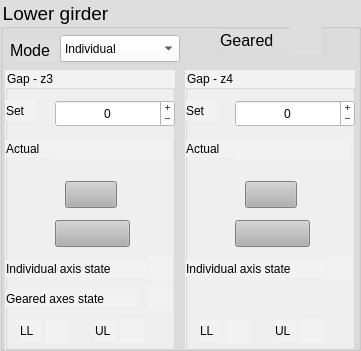
     <widget class="TaurusGroupBox" name="taurusGroupBox_8">
      <property name="geometry">
       <rect>
        <x>380</x>
        <y>10</y>
        <width>361</width>
        <height>351</height>
       </rect>
      </property>
      <property name="font">
       <font>
        <pointsize>14</pointsize>
       </font>
      </property>
      <property name="styleSheet">
       <string notr="true">background-color: rgb(222, 222, 222);</string>
      </property>
      <property name="title">
       <string>Lower girder</string>
      </property>
      <widget class="TaurusGroupBox" name="taurusGroupBox_9">
       <property name="geometry">
        <rect>
         <x>5</x>
         <y>70</y>
         <width>170</width>
         <height>280</height>
        </rect>
       </property>
       <property name="styleSheet">
        <string notr="true">background-color: rgb(242, 242, 242);</string>
       </property>
       <property name="title">
        <string>Gap - z3</string>
       </property>
       <widget class="QSpinBox" name="refPosC">
        <property name="geometry">
         <rect>
          <x>50</x>
          <y>30</y>
          <width>120</width>
          <height>27</height>
         </rect>
        </property>
        <property name="styleSheet">
         <string notr="true">background-color: rgb(255, 255, 255);
color: rgb(0, 0, 0);</string>
        </property>
        <property name="alignment">
         <set>Qt::AlignCenter</set>
        </property>
        <property name="buttonSymbols">
         <enum>QAbstractSpinBox::PlusMinus</enum>
        </property>
        <property name="minimum">
         <number>-99999</number>
        </property>
        <property name="maximum">
         <number>99999</number>
        </property>
       </widget>
       <widget class="QLabel" name="label_32">
        <property name="geometry">
         <rect>
          <x>1</x>
          <y>30</y>
          <width>31</width>
          <height>21</height>
         </rect>
        </property>
        <property name="text">
         <string>Set</string>
        </property>
       </widget>
       <widget class="QLabel" name="label_33">
        <property name="geometry">
         <rect>
          <x>1</x>
          <y>70</y>
          <width>67</width>
          <height>17</height>
         </rect>
        </property>
        <property name="text">
         <string>Actual</string>
        </property>
       </widget>
       <widget class="TaurusLabel" name="mPosC">
        <property name="geometry">
         <rect>
          <x>50</x>
          <y>70</y>
          <width>115</width>
          <height>20</height>
         </rect>
        </property>
        <property name="alignment">
         <set>Qt::AlignRight|Qt::AlignTrailing|Qt::AlignVCenter</set>
        </property>
        <property name="model">
         <string>$gapz3/position</string>
        </property>
        <property name="suffixText">
         <string> um</string>
        </property>
       </widget>
       <widget class="TaurusCommandButton" name="btnGoC">
        <property name="geometry">
         <rect>
          <x>60</x>
          <y>111</y>
          <width>52</width>
          <height>27</height>
         </rect>
        </property>
        <property name="styleSheet">
         <string notr="true">background-color: rgb(177, 177, 177);</string>
        </property>
        <property name="CustomText">
         <string>Go</string>
        </property>
       </widget>
       <widget class="TaurusCommandButton" name="taurusCommandButton_8">
        <property name="geometry">
         <rect>
          <x>50</x>
          <y>150</y>
          <width>75</width>
          <height>27</height>
         </rect>
        </property>
        <property name="styleSheet">
         <string notr="true">background-color: rgb(177, 177, 177);</string>
        </property>
        <property name="Model">
         <string>$gapz3</string>
        </property>
        <property name="Command">
         <string>Stop</string>
        </property>
        <property name="CustomText">
         <string>Stop</string>
        </property>
       </widget>
       <widget class="QLabel" name="label_34">
        <property name="geometry">
         <rect>
          <x>1</x>
          <y>190</y>
          <width>141</width>
          <height>17</height>
         </rect>
        </property>
        <property name="text">
         <string>Individual axis state</string>
        </property>
       </widget>
       <widget class="TaurusLed" name="taurusLed_10">
        <property name="geometry">
         <rect>
          <x>143</x>
          <y>186</y>
          <width>24</width>
          <height>24</height>
         </rect>
        </property>
        <property name="model">
         <string>$gapz3/State</string>
        </property>
       </widget>
       <widget class="QLabel" name="label_35">
        <property name="geometry">
         <rect>
          <x>1</x>
          <y>220</y>
          <width>131</width>
          <height>17</height>
         </rect>
        </property>
        <property name="text">
         <string>Geared axes state</string>
        </property>
       </widget>
       <widget class="TaurusLed" name="taurusLed_11">
        <property name="geometry">
         <rect>
          <x>143</x>
          <y>216</y>
          <width>24</width>
          <height>24</height>
         </rect>
        </property>
        <property name="model">
         <string>$gearLow/State</string>
        </property>
       </widget>
       <widget class="TaurusLed" name="taurusLed_12">
        <property name="geometry">
         <rect>
          <x>40</x>
          <y>250</y>
          <width>24</width>
          <height>24</height>
         </rect>
        </property>
        <property name="model">
         <string>$gapz3/backwardLimitSwitch</string>
        </property>
       </widget>
       <widget class="TaurusLed" name="taurusLed_13">
        <property name="geometry">
         <rect>
          <x>115</x>
          <y>249</y>
          <width>24</width>
          <height>24</height>
         </rect>
        </property>
        <property name="model">
         <string>$gapz3/forwardLimitSwitch</string>
        </property>
       </widget>
       <widget class="QLabel" name="label_36">
        <property name="geometry">
         <rect>
          <x>15</x>
          <y>250</y>
          <width>21</width>
          <height>21</height>
         </rect>
        </property>
        <property name="text">
         <string>LL</string>
        </property>
       </widget>
       <widget class="QLabel" name="label_37">
        <property name="geometry">
         <rect>
          <x>90</x>
          <y>250</y>
          <width>21</width>
          <height>21</height>
         </rect>
        </property>
        <property name="text">
         <string>UL</string>
        </property>
       </widget>
      </widget>
      <widget class="TaurusGroupBox" name="taurusGroupBox_10">
       <property name="geometry">
        <rect>
         <x>185</x>
         <y>70</y>
         <width>170</width>
         <height>280</height>
        </rect>
       </property>
       <property name="styleSheet">
        <string notr="true">background-color: rgb(242, 242, 242);</string>
       </property>
       <property name="title">
        <string>Gap - z4</string>
       </property>
       <widget class="TaurusLed" name="taurusLed_14">
        <property name="geometry">
         <rect>
          <x>143</x>
          <y>186</y>
          <width>24</width>
          <height>24</height>
         </rect>
        </property>
        <property name="model">
         <string>$gapz4/State</string>
        </property>
       </widget>
       <widget class="TaurusCommandButton" name="btnGoD">
        <property name="geometry">
         <rect>
          <x>60</x>
          <y>111</y>
          <width>52</width>
          <height>27</height>
         </rect>
        </property>
        <property name="styleSheet">
         <string notr="true">background-color: rgb(177, 177, 177);</string>
        </property>
        <property name="CustomText">
         <string>Go</string>
        </property>
       </widget>
       <widget class="QLabel" name="label_38">
        <property name="geometry">
         <rect>
          <x>15</x>
          <y>250</y>
          <width>21</width>
          <height>21</height>
         </rect>
        </property>
        <property name="text">
         <string>LL</string>
        </property>
       </widget>
       <widget class="TaurusLabel" name="mPosD">
        <property name="geometry">
         <rect>
          <x>50</x>
          <y>70</y>
          <width>115</width>
          <height>20</height>
         </rect>
        </property>
        <property name="alignment">
         <set>Qt::AlignRight|Qt::AlignTrailing|Qt::AlignVCenter</set>
        </property>
        <property name="model">
         <string>$gapz4/position</string>
        </property>
        <property name="suffixText">
         <string> um</string>
        </property>
       </widget>
       <widget class="TaurusCommandButton" name="StopSlaveLow">
        <property name="geometry">
         <rect>
          <x>50</x>
          <y>150</y>
          <width>75</width>
          <height>27</height>
         </rect>
        </property>
        <property name="styleSheet">
         <string notr="true">background-color: rgb(177, 177, 177);</string>
        </property>
        <property name="Model">
         <string>$gapz4</string>
        </property>
        <property name="Command">
         <string>Stop</string>
        </property>
        <property name="CustomText">
         <string>Stop</string>
        </property>
       </widget>
       <widget class="QLabel" name="label_40">
        <property name="geometry">
         <rect>
          <x>90</x>
          <y>250</y>
          <width>21</width>
          <height>21</height>
         </rect>
        </property>
        <property name="text">
         <string>UL</string>
        </property>
       </widget>
       <widget class="QSpinBox" name="refPosD">
        <property name="geometry">
         <rect>
          <x>50</x>
          <y>30</y>
          <width>120</width>
          <height>27</height>
         </rect>
        </property>
        <property name="styleSheet">
         <string notr="true">background-color: rgb(255, 255, 255);
color: rgb(0, 0, 0);</string>
        </property>
        <property name="alignment">
         <set>Qt::AlignCenter</set>
        </property>
        <property name="buttonSymbols">
         <enum>QAbstractSpinBox::PlusMinus</enum>
        </property>
        <property name="minimum">
         <number>-99999</number>
        </property>
        <property name="maximum">
         <number>99999</number>
        </property>
       </widget>
       <widget class="QLabel" name="label_41">
        <property name="geometry">
         <rect>
          <x>1</x>
          <y>30</y>
          <width>31</width>
          <height>21</height>
         </rect>
        </property>
        <property name="text">
         <string>Set</string>
        </property>
       </widget>
       <widget class="QLabel" name="label_42">
        <property name="geometry">
         <rect>
          <x>1</x>
          <y>190</y>
          <width>141</width>
          <height>17</height>
         </rect>
        </property>
        <property name="text">
         <string>Individual axis state</string>
        </property>
       </widget>
       <widget class="QLabel" name="label_43">
        <property name="geometry">
         <rect>
          <x>1</x>
          <y>70</y>
          <width>49</width>
          <height>17</height>
         </rect>
        </property>
        <property name="text">
         <string>Actual</string>
        </property>
       </widget>
       <widget class="TaurusLed" name="taurusLed_16">
        <property name="geometry">
         <rect>
          <x>40</x>
          <y>250</y>
          <width>24</width>
          <height>24</height>
         </rect>
        </property>
        <property name="model">
         <string>$gapz4/backwardLimitSwitch</string>
        </property>
       </widget>
       <widget class="TaurusLed" name="taurusLed_17">
        <property name="geometry">
         <rect>
          <x>115</x>
          <y>249</y>
          <width>24</width>
          <height>24</height>
         </rect>
        </property>
        <property name="model">
         <string>$gapz4/forwardLimitSwitch</string>
        </property>
       </widget>
      </widget>
      <widget class="QLabel" name="label_44">
       <property name="geometry">
        <rect>
         <x>10</x>
         <y>40</y>
         <width>51</width>
         <height>21</height>
        </rect>
       </property>
       <property name="font">
        <font>
         <pointsize>12</pointsize>
        </font>
       </property>
       <property name="text">
        <string>Mode</string>
       </property>
      </widget>
      <widget class="QComboBox" name="cmbGearLower">
       <property name="geometry">
        <rect>
         <x>60</x>
         <y>35</y>
         <width>120</width>
         <height>27</height>
        </rect>
       </property>
       <property name="styleSheet">
        <string notr="true">background-color: rgb(255, 255, 255);
color: rgb(0, 0, 0);</string>
       </property>
       <item>
        <property name="text">
         <string>Individual</string>
        </property>
       </item>
       <item>
        <property name="text">
         <string>Geared</string>
        </property>
       </item>
      </widget>
      <widget class="QLabel" name="label_45">
       <property name="geometry">
        <rect>
         <x>220</x>
         <y>30</y>
         <width>71</width>
         <height>20</height>
        </rect>
       </property>
       <property name="font">
        <font>
         <pointsize>12</pointsize>
        </font>
       </property>
       <property name="text">
        <string>Geared</string>
       </property>
      </widget>
      <widget class="TaurusLed" name="taurusLed_18">
       <property name="geometry">
        <rect>
         <x>290</x>
         <y>24</y>
         <width>31</width>
         <height>31</height>
        </rect>
       </property>
       <property name="model">
        <string>$gearLow/isGeared</string>
       </property>
      </widget>
     </widget>
